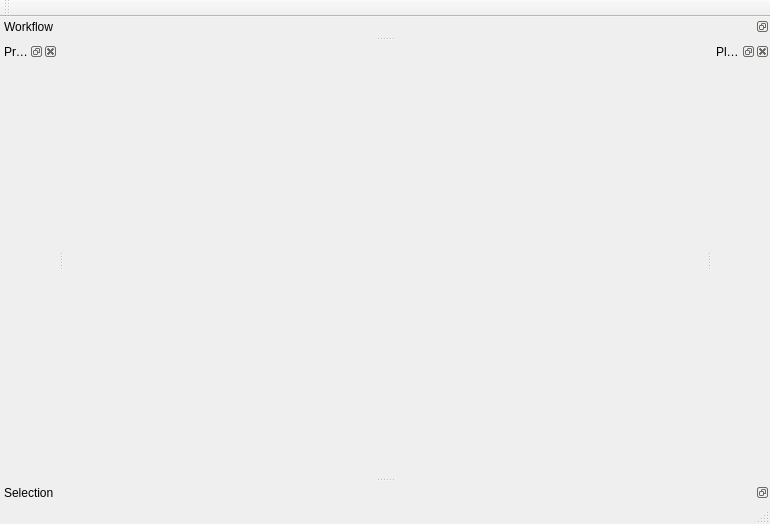
<?xml version="1.0" encoding="UTF-8"?>
<ui version="4.0">
 <class>MainWindow</class>
 <widget class="QMainWindow" name="MainWindow">
  <property name="geometry">
   <rect>
    <x>0</x>
    <y>0</y>
    <width>770</width>
    <height>524</height>
   </rect>
  </property>
  <property name="windowTitle">
   <string>MainWindow</string>
  </property>
  <widget class="QWidget" name="centralwidget"/>
  <widget class="QMenuBar" name="menubar">
   <property name="geometry">
    <rect>
     <x>0</x>
     <y>0</y>
     <width>770</width>
     <height>28</height>
    </rect>
   </property>
  </widget>
  <widget class="QStatusBar" name="statusbar"/>
  <widget class="QDockWidget" name="dock_item_info">
   <property name="features">
    <set>QDockWidget::DockWidgetFloatable|QDockWidget::DockWidgetMovable</set>
   </property>
   <property name="windowTitle">
    <string>Selection</string>
   </property>
   <attribute name="dockWidgetArea">
    <number>8</number>
   </attribute>
   <widget class="QWidget" name="dock_item_info_contents"/>
  </widget>
  <widget class="QDockWidget" name="dock_plot">
   <property name="windowTitle">
    <string>Plots</string>
   </property>
   <attribute name="dockWidgetArea">
    <number>2</number>
   </attribute>
   <widget class="QWidget" name="dock_plot_contents"/>
  </widget>
  <widget class="QToolBar" name="tool_bar">
   <property name="windowTitle">
    <string>toolBar</string>
   </property>
   <attribute name="toolBarArea">
    <enum>TopToolBarArea</enum>
   </attribute>
   <attribute name="toolBarBreak">
    <bool>false</bool>
   </attribute>
  </widget>
  <widget class="QDockWidget" name="dock_bv_process">
   <property name="windowTitle">
    <string>Process</string>
   </property>
   <attribute name="dockWidgetArea">
    <number>1</number>
   </attribute>
   <widget class="QWidget" name="dock_bv_process_contents"/>
  </widget>
  <widget class="QDockWidget" name="dock_workflow_info">
   <property name="features">
    <set>QDockWidget::DockWidgetFloatable|QDockWidget::DockWidgetMovable</set>
   </property>
   <property name="allowedAreas">
    <set>Qt::BottomDockWidgetArea|Qt::RightDockWidgetArea|Qt::TopDockWidgetArea</set>
   </property>
   <property name="windowTitle">
    <string>Workflow</string>
   </property>
   <attribute name="dockWidgetArea">
    <number>4</number>
   </attribute>
   <widget class="QWidget" name="dock_workflow_info_contents"/>
  </widget>
 </widget>
 <resources/>
 <connections/>
</ui>
